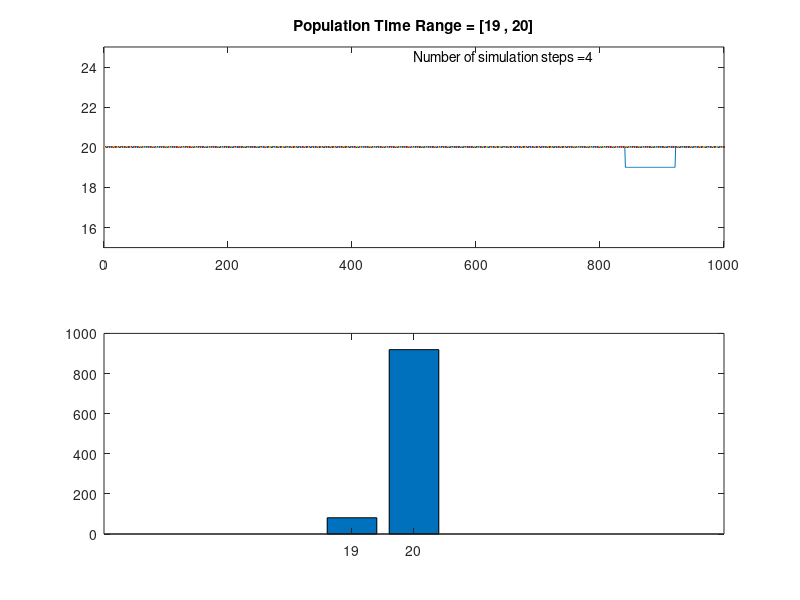

MATLAB code to generate this figure:
%%TIMESYNC_1D_NEIGHBOURS.m
% This is a script to simulate time synchronization between neighbours on a
% line. Similar to 1D_TIMESYNC_RANDOM.

clear all; clc;

%% Definition of parameters
TIME_KEEPER = 0; % 0->there is no time-keeper. 1->there are time-keepers
NUM_KEEPERS = 20; % The number of time-keepers in the simulation
DISCRETE_TIME = 1; % Parameter for if time is discretized

POPULATION = 1000;  % Number of people
NUM_NEIGHBOURS = 72; % No. of neighbours to interact with. 'ALL' is valid
NEIGHBOUR_METHOD = 2; % Possible values are 1->original, 2->'N' overlapping
                      %  and 3->'N' non-overlapping

CORRECT_TIME = 20;  % Correct time of the simulation
DEVIATION_TIME = 5; % Std. Dev. of time in population
NORMAL_DISTRIBUTION = 1; % Choose if normal distribution of noise

CHANGE_FUNC = {@(x,y) ([mean([x,y]), mean([x,y])]); % Normal interact
               @(time,y) ([time, time]);            % Timer interact
               @(x,y) (round(mean([x,y])*[1,1]))};  % Discretized interact
               
SIMULATION_TIME = 100; % Number of timesteps to be simulated for

%% Definition of simulation behavior
THRESHOLD_DEVIATION = 0.01;
BREAK_ON_DEVIATION = 1;
SHOW_SIMULATION = 1;
SHOW_RESULTS = 1;

%% Creation of variables
if strcmpi('ALL', NUM_NEIGHBOURS) % If everyone is affected by everyone
    NUM_NEIGHBOURS = POPULATION + 1;
end

if NORMAL_DISTRIBUTION == 1
    people = CORRECT_TIME + DEVIATION_TIME.*randn(1,POPULATION); % Times of people
else
    people = (rand(1,POPULATION).*2.*DEVIATION_TIME) + (CORRECT_TIME-DEVIATION_TIME);
end
if DISCRETE_TIME == 1 % Discretize time if required
    people = round(people);
end

if TIME_KEEPER == 1
    keeper = zeros(1,NUM_KEEPERS);
    for i = 1:NUM_KEEPERS
        keeper(i) = randi(POPULATION);
        people(keeper(i)) = CORRECT_TIME; % Make person 1 the time-keeper
    end
end

ymax = 25; % MAX and MIN for the axes
ymin = 15;

%% Simulation of setup
oldpeople = people + 1;
for i = 1:SIMULATION_TIME
    if all(BREAK_ON_DEVIATION == 1 & oldpeople == people)
       break;
    end
       
    if SHOW_SIMULATION == 1
        subplot(2,1,1);
        plot(1:POPULATION, people, 1:POPULATION, CORRECT_TIME);
        axis([0, POPULATION, ymin, ymax]);
        subplot(2,1,2);
        bar(unique(people),histc(people, unique(people)));
        xlim([CORRECT_TIME-DEVIATION_TIME CORRECT_TIME+DEVIATION_TIME]);
        drawnow;
    end
    
    [sorted, ix] = sort(people);
    npeople = people;
    
    for p = 1:POPULATION % Update the times of everyone
        if p <= NUM_NEIGHBOURS
            start = 1;
        else
            start = p - NUM_NEIGHBOURS;
        end
        if p > POPULATION - NUM_NEIGHBOURS
            last = POPULATION;
        else
            last = p + NUM_NEIGHBOURS;
        end
        
        if TIME_KEEPER == 1 && any(keeper == p)
            start = p;
            last = start;
        end

        if NEIGHBOUR_METHOD == 1 % Time axis neighbours
            neighbours = people(ix(start:last));
            nposition = ix(p);
        elseif NEIGHBOUR_METHOD == 2 % Neighbours on the position axis
            neighbours = people(start:last);
            nposition = p;
        else % NEIGHBOUR_METHOD == 3. Neighbours don't overlap
            neighbours = people(start:last); % not implemented yet
            nposition = p;
        end
        
        if DISCRETE_TIME == 1
            npeople(nposition) = round(mean(neighbours));
        else
            npeople(nposition) = mean(neighbours);
        end
    end
    
    oldpeople = people;
    people = npeople;
end
% endfor

if SHOW_RESULTS == 1
    disp(strcat('Number of steps = ', num2str(i)));
    subplot(2,1,1);
    plot(1:POPULATION, people, 1:POPULATION, CORRECT_TIME);
    axis([0, POPULATION, ymin, ymax]);
    title(['Population Time Range = [', num2str(min(people)), ' , ', num2str(max(people)), ']']);
    text(POPULATION/2,ymax-0.5,strcat('Number of simulation steps = ', num2str(i)));
    subplot(2,1,2);
    bar(unique(people),histc(people, unique(people)));
    xlim([CORRECT_TIME-DEVIATION_TIME CORRECT_TIME+DEVIATION_TIME]);
end